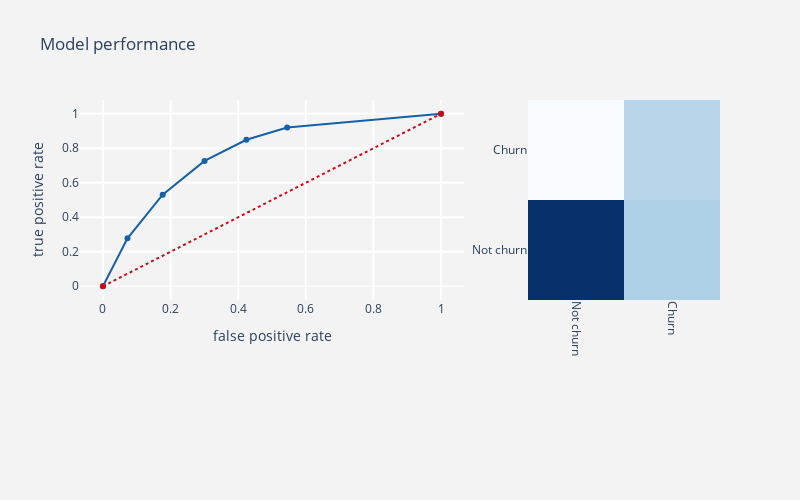

Here is the notebook cell this chart was saved with:
### Markdown cell above
## 3.5 KNN Classifier

### Code cell
def telecom_churn_prediction_alg(algorithm,training_x,testing_x,
                                 training_y,testing_y,threshold_plot = True) :
    
    #model
    algorithm.fit(training_x,training_y)
    predictions   = algorithm.predict(testing_x)
    probabilities = algorithm.predict_proba(testing_x)
    
    print (algorithm)
    print ("\n Classification report : \n",classification_report(testing_y,predictions))
    print ("Accuracy Score   : ",accuracy_score(testing_y,predictions))
    #confusion matrix
    conf_matrix = confusion_matrix(testing_y,predictions)
    #roc_auc_score
    model_roc_auc = roc_auc_score(testing_y,predictions) 
    print ("Area under curve : ",model_roc_auc)
    fpr,tpr,thresholds = roc_curve(testing_y,probabilities[:,1])
     
    #plot roc curve
    trace1 = go.Scatter(x = fpr,y = tpr,
                        name = "Roc : " + str(model_roc_auc),
                        line = dict(color = ('rgb(22, 96, 167)'),width = 2),
                       )
    trace2 = go.Scatter(x = [0,1],y=[0,1],
                        line = dict(color = ('rgb(205, 12, 24)'),width = 2,
                        dash = 'dot'))
    
    #plot confusion matrix
    trace3 = go.Heatmap(z = conf_matrix ,x = ["Not churn","Churn"],
                        y = ["Not churn","Churn"],
                        showscale  = False,colorscale = "Blues",name = "matrix",
                        xaxis = "x2",yaxis = "y2"
                       )
    
    layout = go.Layout(dict(title="Model performance" ,
                            autosize = False,height = 500,width = 800,
                            showlegend = False,
                            plot_bgcolor  = "rgb(243,243,243)",
                            paper_bgcolor = "rgb(243,243,243)",
                            xaxis = dict(title = "false positive rate",
                                         gridcolor = 'rgb(255, 255, 255)',
                                         domain=[0, 0.6],
                                         ticklen=5,gridwidth=2),
                            yaxis = dict(title = "true positive rate",
                                         gridcolor = 'rgb(255, 255, 255)',
                                         zerolinewidth=1,
                                         ticklen=5,gridwidth=2),
                            margin = dict(b=200),
                            xaxis2=dict(domain=[0.7, 1],tickangle = 90,
                                        gridcolor = 'rgb(255, 255, 255)'),
                            yaxis2=dict(anchor='x2',gridcolor = 'rgb(255, 255, 255)')
                           )
                  )
    data = [trace1,trace2,trace3]
    fig = go.Figure(data=data,layout=layout)
    
    py.iplot(fig)
    
    if threshold_plot == True : 
        visualizer = DiscriminationThreshold(algorithm)
        visualizer.fit(training_x,training_y)
        visualizer.poof()

    
from sklearn.neighbors import KNeighborsClassifier
knn = KNeighborsClassifier(algorithm='auto', leaf_size=30, metric='minkowski',
           metric_params=None, n_jobs=1, n_neighbors=5, p=2,
           weights='uniform')
telecom_churn_prediction_alg(knn,os_smote_X,test_X,
                             os_smote_Y,test_Y,threshold_plot = True)

### Figure 1 — Plotly figure (JSON) as saved in the notebook; plotly's stock layout.template omitted (floating-point values rounded to 4 significant figures)
{"data": [{"line": {"color": "rgb(22, 96, 167)", "width": 2}, "name": "Roc : 0.7130287130625121", "type": "scatter", "x": [0, 0.07256, 0.1767, 0.3005, 0.4243, 0.545, 1], "y": [0, 0.2776, 0.5306, 0.7265, 0.849, 0.9204, 1]}, {"line": {"color": "rgb(205, 12, 24)", "dash": "dot", "width": 2}, "type": "scatter", "x": [0, 1], "y": [0, 1]}, {"colorscale": [[0, "rgb(247,251,255)"], [0.125, "rgb(222,235,247)"], [0.25, "rgb(198,219,239)"], [0.375, "rgb(158,202,225)"], [0.5, "rgb(107,174,214)"], [0.625, "rgb(66,146,198)"], [0.75, "rgb(33,113,181)"], [0.875, "rgb(8,81,156)"], [1, "rgb(8,48,107)"]], "name": "matrix", "showscale": false, "type": "heatmap", "x": ["Not churn", "Churn"], "xaxis": "x2", "y": ["Not churn", "Churn"], "yaxis": "y2", "z": [[887, 381], [134, 356]]}], "layout": {"autosize": false, "height": 500, "margin": {"b": 200}, "paper_bgcolor": "rgb(243,243,243)", "plot_bgcolor": "rgb(243,243,243)", "showlegend": false, "title": {"text": "Model performance"}, "width": 800, "xaxis": {"domain": [0, 0.6], "gridcolor": "rgb(255, 255, 255)", "gridwidth": 2, "ticklen": 5, "title": {"text": "false positive rate"}}, "xaxis2": {"domain": [0.7, 1], "gridcolor": "rgb(255, 255, 255)", "tickangle": 90}, "yaxis": {"gridcolor": "rgb(255, 255, 255)", "gridwidth": 2, "ticklen": 5, "title": {"text": "true positive rate"}, "zerolinewidth": 1}, "yaxis2": {"anchor": "x2", "gridcolor": "rgb(255, 255, 255)"}}}
